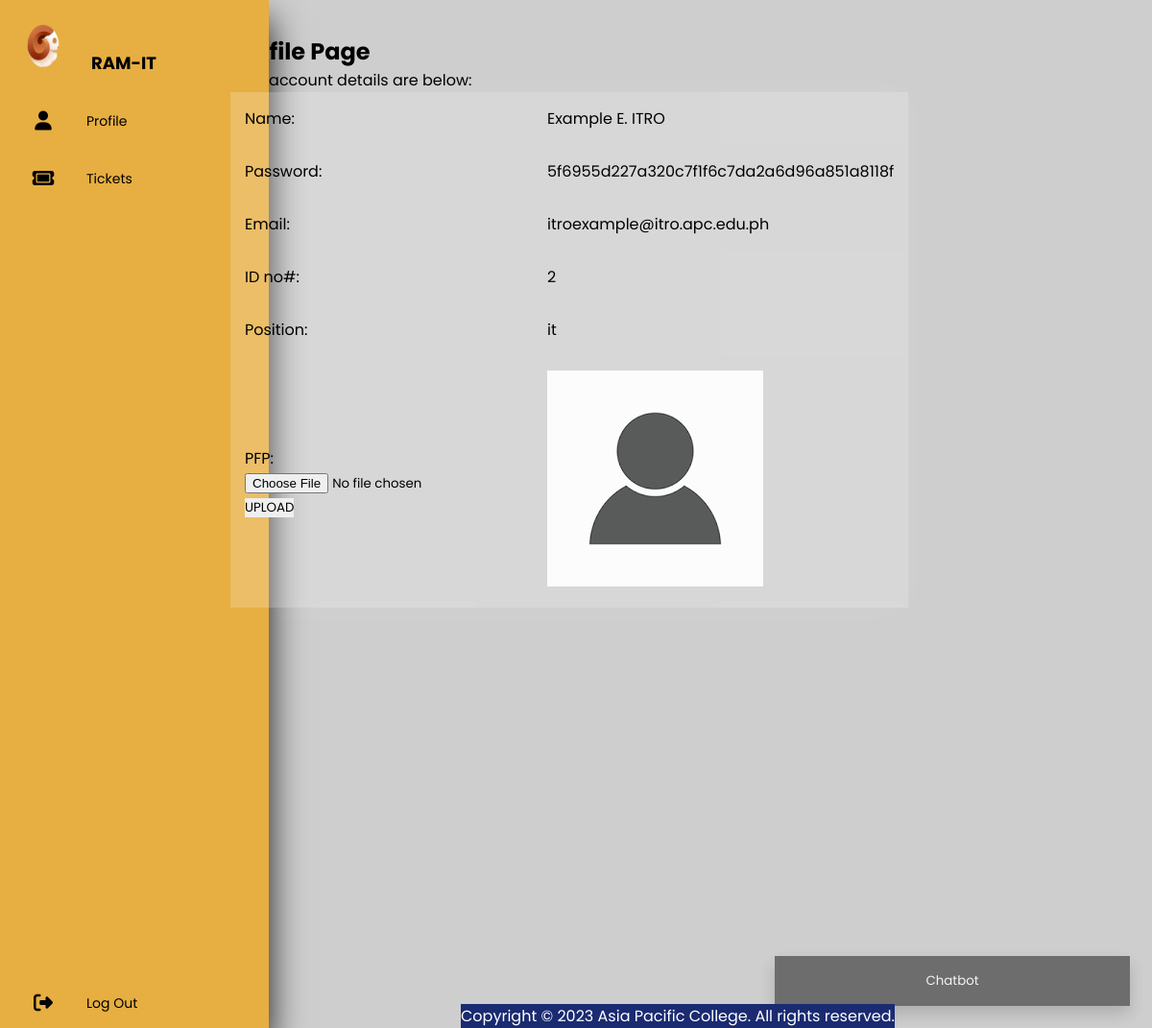
The app's page /profile.php (signed in) with its own data.
### tables this page shows
CREATE TABLE `accounts` (
  `id` int(50) NOT NULL,
  `email` varchar(100) NOT NULL,
  `pswd` varchar(100) NOT NULL,
  `fname` varchar(100) NOT NULL,
  `mname` varchar(100) NOT NULL,
  `lname` varchar(100) NOT NULL,
  `pstion` varchar(25) NOT NULL,
  `filename` varchar(100) NOT NULL
);

### code/components/isset.php (called while the page is built, shortened)
<?php
$DATABASE_HOST = 'localhost';
$DATABASE_USER = 'root';
$DATABASE_PASS = '';
$DATABASE_NAME = 'ramit';
$con = mysqli_connect($DATABASE_HOST, $DATABASE_USER, $DATABASE_PASS, $DATABASE_NAME);
$stmt = $con->prepare('SELECT pswd, email, fname, mname, lname, pstion, filename FROM accounts WHERE id = ?');
$stmt->bind_param('i', $_SESSION['id']);
$stmt->execute();
$stmt->bind_result($pswd, $email, $fname, $mname, $lname, $pstion, $filename);
?>

### profile.php (the view, shortened to what this page needs)
<?php
require 'code/components/isset.php';
?>
<!DOCTYPE html>
<html>
<head>
<link href="code/css/body&nav.css" rel="stylesheet" type="text/css">
<link href="code/css/table.css" rel="stylesheet" type="text/css">
<link rel="stylesheet" href="https://cdnjs.cloudflare.com/ajax/libs/font-awesome/6.2.1/css/all.min.css"/>
</head>
<body >
<?php require 'code/components/nav.php';?>
    <div>
    <h2 class='profiletitle'>Profile Page</h2>
    </div>
    <div class="content">
        <div>
            <p>Your account details are below:</p>
            <table>
                <tr>
                    <td>Name:</td>
                    <td><?=$_SESSION['fname']?> <?=$_SESSION['mname']?> <?=$_SESSION['lname']?></td>
                </tr>
                <tr>
                    <td>Password:</td>
                    <td><?=sha1($pswd)?></td>
                </tr>
                <tr>
                    <td>Email:</td>
                    <td><?=$email?></td>
                </tr>
                <tr>
                    <td>ID no#:</td>
                    <td><?=$_SESSION['id']?></td>
                </tr>
                <tr>
                    <td>Position:</td>
                    <td><?=$pstion?></td>
                </tr>
                <tr>
                    <td>PFP:<?php require 'code/components/pfpu.php';?></td>
                    <td><img src="./img/<?php echo $filename; ?>"></td>
                </tr>
            </table>
        </div>
    </div>
    <?php require "cb.php";?>
    <footer>
			<div class="footer">
				<p>Copyright © 2023 Asia Pacific College. All rights reserved.</p>
			</div>
	</footer>
</body>
</html>

### code/css/body&nav.css (style rules this page uses)
* { margin: 0; padding: 0; outline: none; border: none; text-decoration: none; box-sizing: border-box; font-family: "Poppins", sans-serif; }
body { background: #cecece; }
.content { width: 800px; height: 1000px; margin-left: 20%; margin-top: 0%; }
.profiletitle { margin-left: 20%; margin-top: 3%; }
footer { text-align: center; position: fixed; bottom: 0; left: 40%; background-color: #1a2b71; color: white; }

### code/css/table.css (style rules this page uses)
table { width: 10px; border-collapse: collapse; overflow: hidden; box-shadow: 0 0 20px rgba(255, 255, 255, 0.1); }
th, td { padding: 15px; background-color: rgba(255, 255, 255, 0.2); color: rgb(0, 0, 0); }
tbody td { position: relative; }

### code/css/cbcollapse.css (style rules this page uses)
body { font-family: Arial, Helvetica, sans-serif; }
* { box-sizing: border-box; }

### records on screen
accounts: pswd "5f6955d227a320c7f1f6c7da2a6d96a851a8118f", email "itroexample@itro.apc.edu.ph", pstion "it"

### other values on screen
$_SESSION['fname'] "Example"
$_SESSION['mname'] "E."
$_SESSION['lname'] "ITRO"
$_SESSION['id'] "2"
